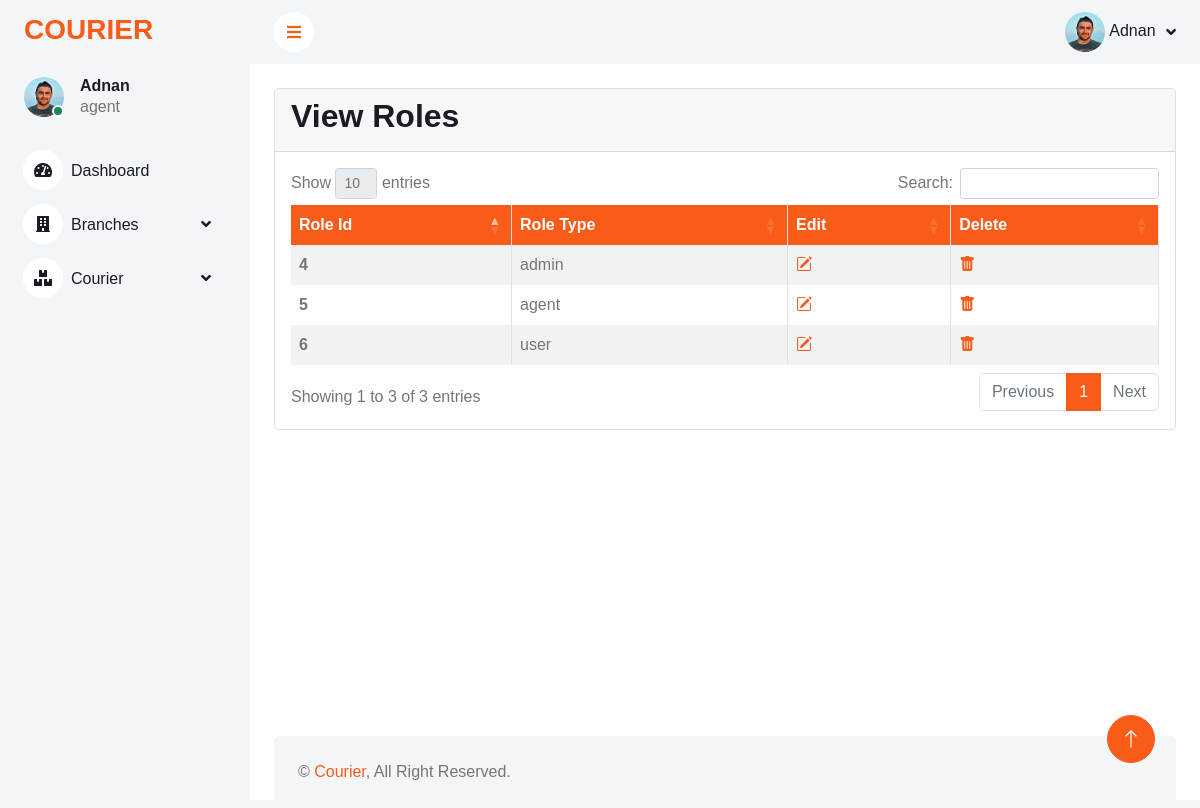
The app's page /backend/view-role.php (signed in) with its own data.
### tables this page shows
CREATE TABLE `user` (
  `user_id` int(11) NOT NULL,
  `name` varchar(255) NOT NULL,
  `email` varchar(255) NOT NULL,
  `password` varchar(255) NOT NULL,
  `profile_picture` varchar(255) NOT NULL,
  `role_id` int(11) NOT NULL
);

CREATE TABLE `role` (
  `role_id` int(11) NOT NULL,
  `role_type` varchar(255) NOT NULL
);

### backend/view-role.php (the view, shortened to what this page needs)
<?php
include 'links.php';
?>
</head>
<?php
include 'header.php';
?>
<div class="container-fluid pt-4 px-4 h-75 mb-5">
    <div class="row g-4">
        <div class="col-12">
            <div class="card">
                <div class="card-header">
                    <h2>View Roles</h2>
                </div>
                <div class="card-body">
                    <?php
                    include 'db.php';
                    $sql = "SELECT * FROM role";
                    $result = mysqli_query($conn, $sql);
                    if (mysqli_num_rows($result)) {
                    ?>
                        <table id="datatable" class="table table-striped table-bordered">
                            <thead>
                                <tr style="background: #F95C19; color: #fff;">
                                    <th>Role Id</th>
                                    <th>Role Type</th>
                                    <th>Edit</th>
                                    <th>Delete</th>
                                </tr>
                            </thead>
                            <tbody>
                                <?php
                                while ($row = mysqli_fetch_assoc($result)) {
                                ?>
                                    <tr>
                                        <th scope="row"><?php echo $row['role_id'] ?></th>
                                        <td><?php echo $row['role_type'] ?></td>
                                        <td><a href="update-role.php?id=<?php echo $row['role_id'] ?>"><i class="bi bi-pencil-square"></i></a></td>
                                        <td><a href="delete-role.php?id=<?php echo $row['role_id'] ?>"><i class="bi bi-trash-fill"></i></a></td>
                                    </tr>
                                <?php
                                }
                                ?>
                            </tbody>
                        </table>
                    <?php
                    }
                    ?>
                </div>
            </div>
        </div>
    </div>
</div>
<?php
include 'footer.php';
?>

### backend/header.php (shortened to what this page needs)
<body>
    <div class="container-xxl position-relative bg-white d-flex p-0">
        <div class="sidebar pe-4 pb-3">
            <nav class="navbar bg-light navbar-light">
                <a href="index.php" class="navbar-brand mx-4 mb-3">
                    <h3 class="text-primary">COURIER</h3>
                </a>
                <div class="d-flex align-items-center ms-4 mb-4">
                <div class="position-relative">
                        <img class="rounded-circle" src="uploads-images/<?php echo $row5['profile_picture']?>" alt="" style="width: 40px; height: 40px;">
                        <div class="bg-success rounded-circle border border-2 border-white position-absolute end-0 bottom-0 p-1"></div>
                    </div>
                    <div class="ms-3">
                        <h6 class="mb-0"><?php echo $_SESSION['name']?></h6>
                        <span class="role-heading"><?php echo $row5['role_type']?></span>
                    </div>
                </div>
                <div class="navbar-nav w-100">
                    <a href="index.php" class="nav-item nav-link"><i class="fa fa-tachometer-alt me-2"></i>Dashboard</a>
                    <div class="nav-item dropdown">
                        <a href="#" class="nav-link dropdown-toggle" data-bs-toggle="dropdown"><i class="fa fa-building me-2"></i>Branches</a>
                    </div>
                    <div class="nav-item dropdown">
                        <a href="#" class="nav-link dropdown-toggle" data-bs-toggle="dropdown"><i class="fa fa-boxes me-2"></i>Courier</a>
                    </div>
                </div>
            </nav>
        </div>
        <div class="content">
            <nav class="navbar navbar-expand bg-light navbar-light sticky-top px-4 py-0">
                <a href="#" class="sidebar-toggler flex-shrink-0">
                    <i class="fa fa-bars"></i>
                </a>
                <div class="navbar-nav align-items-center ms-auto">
                    <div class="nav-item dropdown">
                        <a href="#" class="nav-link dropdown-toggle" data-bs-toggle="dropdown">
                        <img class="rounded-circle" src="uploads-images/<?php echo $row5['profile_picture']?>" alt="" style="width: 40px; height: 40px;">
                            <span class="d-none d-lg-inline-flex"><?php echo $_SESSION['name']?></span>
                        </a>
                    </div>
                </div>
            </nav>

### backend/css/style.css (style rules this page uses)
:root { --primary: #F95C19; --light: #F3F6F9; --dark: #191C24; }
.text-primary { color: var(--primary) !important; }
.sidebar { position: fixed; top: 0; left: 0; bottom: 0; width: 250px; height: 100vh; overflow-y: auto; background: var(--light); transition: 0.5s; z-index: 999; }
.content { margin-left: 250px; min-height: 100vh; background: #FFFFFF; transition: 0.5s; }
@media (min-width: 992px) { .sidebar { margin-left: 0; } }
@media (min-width: 992px) { .content { width: calc(100% - 250px); } }
.sidebar .navbar .navbar-nav .nav-link { padding: 7px 20px; color: var(--dark); font-weight: 500; border-left: 3px solid var(--light); border-radius: 0 30px 30px 0; outline: none; }
.sidebar .navbar .navbar-nav .nav-link i { width: 40px; height: 40px; display: inline-flex; align-items: center; justify-content: center; background: #FFFFFF; border-radius: 40px; }
.sidebar .navbar .dropdown-toggle::after { position: absolute; top: 15px; right: 15px; border: none; content: "\f107"; font-family: "Font Awesome 5 Free"; font-weight: 900; transition: .5s; }
.content .navbar .navbar-nav .nav-link { margin-left: 25px; padding: 12px 0; color: var(--dark); outline: none; }
.content .navbar .sidebar-toggler, .content .navbar .navbar-nav .nav-link i { width: 40px; height: 40px; display: inline-flex; align-items: center; justify-content: center; background: #FFFFFF; border-radius: 40px; }
.content .navbar .dropdown-toggle::after { margin-left: 6px; vertical-align: middle; border: none; content: "\f107"; font-family: "Font Awesome 5 Free"; font-weight: 900; transition: .5s; }

### records on screen
user: profile_picture (picture), role.role_type "agent"
role: role_id "4", role_type "admin"
role: role_id "5", role_type "agent"
role: role_id "6", role_type "user"

### other values on screen
$_SESSION['name'] "Adnan"
